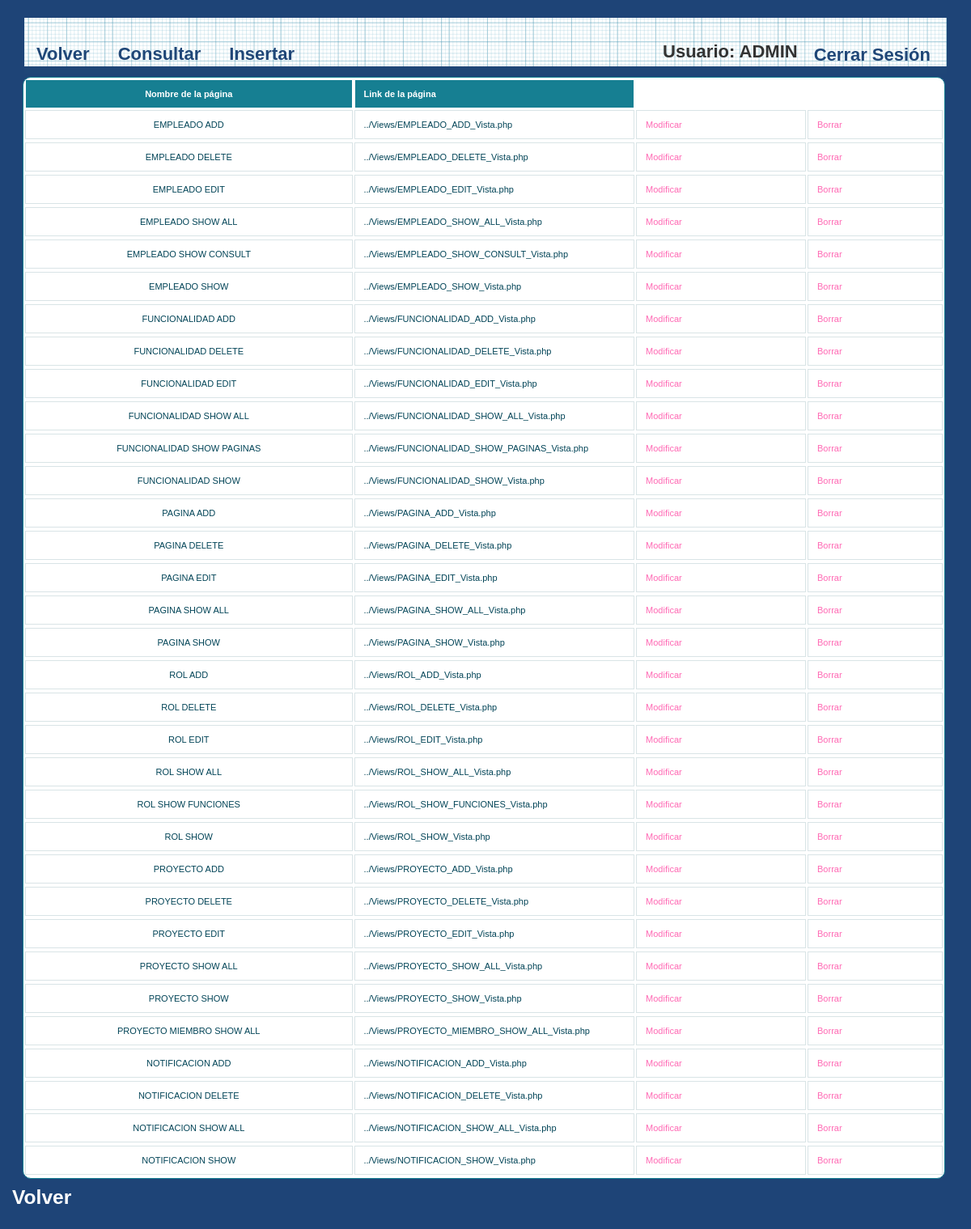
Before: /et3_iu/Controllers/PAGINA_Controller.php (signed in) with the older database file.
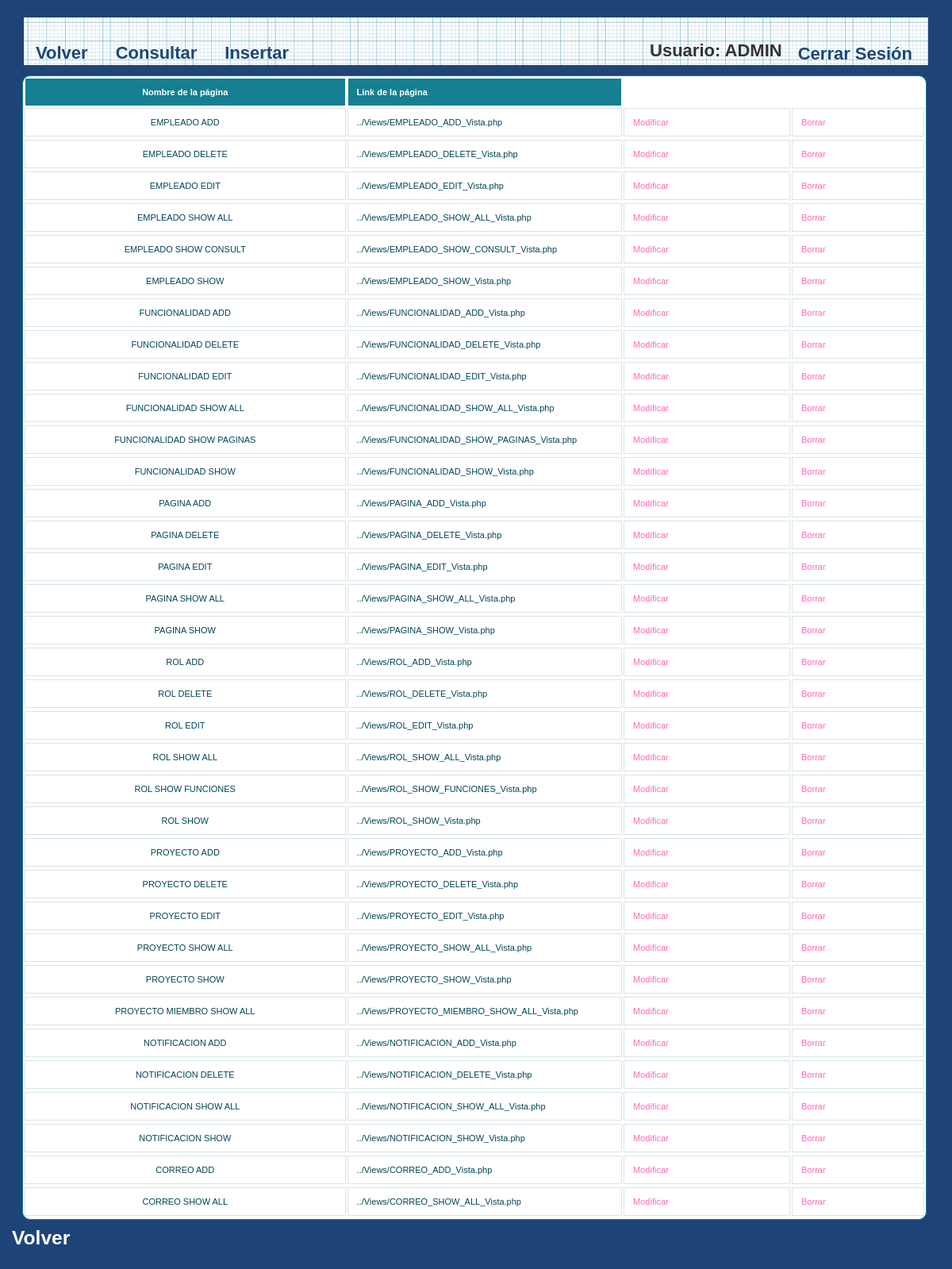
After: the same page with the newer database file.
### tables this page shows
CREATE TABLE IF NOT EXISTS `PAGINA` (
`PAGINA_ID` int(10) NOT NULL,
  `PAGINA_LINK` varchar(50) NOT NULL,
  `PAGINA_NOM` varchar(80) NOT NULL
);

### et3_iu/Controllers/PAGINA_Controller.php (called while the page is built, shortened)
<?php
include '../Models/PAGINA_Model.php';
	Switch ($_REQUEST['accion']) {
		default:
			if (!isset($_REQUEST['PAGINA_NOM'])) {
				$pagina = new Pagina('', '');
			} else {
				$pagina = get_data_form();
			}
			$datos = $pagina->ConsultarTodo();
			if (!tienePermisos('Pagina_Default')) {
				new Mensaje('No tienes los permisos necesarios', '../Views/DEFAULT_Vista.php');
			} else {
				new Pagina_Default($datos, '../Views/DEFAULT_Vista.php');
			}
	}
?>

### et3_iu/Models/PAGINA_Model.php (called while the page is built, shortened)
<?php
class Pagina
{
	function ConectarBD()
	{
		$this->mysqli = new mysqli("localhost", "iu2016", "iu2016", "IU2016");
	}
    function ConsultarTodo()
    {
        $sql = "select PAGINA_ID, PAGINA_NOM, PAGINA_LINK from PAGINA ORDER BY PAGINA_ID";
        if (!($resultado = $this->mysqli->query($sql))){
            return 'Error en la consulta sobre la base de datos';
        }
        else{
            $toret=array();
            $i=0;
            while ($fila= $resultado->fetch_array()) {
                $toret[$i]=$fila;
                $i++;
            }
            return $toret;
        }
    }
}

### et3_iu/Views/PAGINA_SHOW_ALL_Vista.php (the view, shortened to what this page needs)
<?php
class Pagina_default{
	private $datos;
	private $volver;
	function __construct($array, $volver){
		$this->datos = $array;
		$this->volver = $volver;
		$this->render();
	}
	function render(){
		?>
        <link rel="stylesheet" href="../Styles/styles.css" type="text/css" media="screen" />
		<head></head>
			<p>
				<h2>
					<div>
						<?php
						$lista = array('PAGINA_NOM','PAGINA_LINK');
						?>
						<head>
							<link rel="stylesheet" href="../Styles/styles.css" type="text/css" media="screen" />
							<link rel="stylesheet" type="text/css" href="../Styles/print.css" media="print" />
						</head>
						<div id="wrapper">
							<nav>
								<div class="menu">
									<ul>
										<li><a href="../Functions/Desconectar.php"><?php echo  $strings['Cerrar Sesión']; ?></a></li>
										<li><?php echo $strings['Usuario'].": ". $_SESSION['login']; ?></li>
									</ul>
									<?php echo '<a href=\'' . $this->volver . "'>" . $strings['Volver'] . " </a>"; ?></li>
									<a href='./PAGINA_Controller.php?accion=<?php echo $strings['Consultar']?>'><?php echo $strings['Consultar']?></a>
									<a href='./PAGINA_Controller.php?accion=<?php echo $strings['Insertar']?>'><?php echo $strings['Insertar']?></a>
								</div>
							</nav>
						<table id="btable" border = 1>
							<tr>
								<?php
								foreach($lista as $titulo){
									echo "<th>";
									?>
									<?php
									echo $strings[$titulo];
									?>
									</th>
									<?php
								}
								?>
							</tr>
							<?php
							for ($j=0;$j<count($this->datos);$j++){
								echo "<tr>";
								foreach ($this->datos [$j] as $clave => $valor) {
									for ($i = 0; $i < count($lista); $i++) {
										if ($clave === $lista[$i]) {
											?>
											<?php
											echo "<td>";
											echo $valor;
											echo "</td>";
										}
									}
								}
								?>
								<td>
									<a href='PAGINA_Controller.php?PAGINA_NOM=<?php echo $this->datos[$j]['PAGINA_NOM'] . '&accion='.$strings['Modificar']; ?>'><?php echo $strings['Modificar'] ?></a>
								</td>
								<td>
									<a href='PAGINA_Controller.php?PAGINA_NOM=<?php echo $this->datos[$j]['PAGINA_NOM'] . '&accion='.$strings['Borrar']; ?>'><?php echo $strings['Borrar'] ?></a>
								</td>
								<?php
								echo "<tr>";
							}
							?>
						</table>
					</div>
					<h3>
			<p>
				<?php
				echo '<a class="form-link" href=\'' . $this->volver . "'>" . $strings['Volver'] . " </a>";
				?>
				</h3>
			</p>
		<?php
	}
}

### et3_iu/Styles/styles.css (style rules this page uses)
* { margin: 0; padding: 0; }
ul li { list-style-type:none; }
header, footer, section, aside, nav, article { display: block; }
#wrapper { width: 1140px; margin: 0 auto; margin-top: 5px; margin-bottom: 5px; }
nav { width: 1140px; height: 69px; margin: 0 auto; background: #1F4677 url(../images/blueprintpaper.png) repeat-x; }
h1,h2,h3,h4,h5,h6 { font-weight: bold; clear: both; color: #333; list-style-type:none; }
a:link, a:visited { color:hotpink; text-decoration: none; }
p { margin-bottom: 18px; }
li { padding-left: 5px; }
nav .menu { font-size: 22px; font-weight: bold; }
nav .menu ul { margin: 0; padding: 25px 0 0 20px; list-style: none; line-height: normal; }
nav .menu li { display: block; float: right; }
nav .menu a { display: block; margin-right: 5px; padding: 0px 15px; text-decoration: none; color: #1F4677; float:left; }
table { white-space: normal; line-height: normal; font-weight: normal; font-size: small; font-style: normal; color: black; text-align: center; font-variant: normal; border-color: gray; background-color: white; }
#btable { white-space: normal; line-height: normal; font-weight: normal; font-size: 11px; font-style: normal; color: black; text-align: center; font-variant: normal; border-color: gray; background-color: white; margin-left: -2px; }
#btable { width: 100%; overflow: hidden; background: #FFF; color: #024457; border-radius: 10px; border: 1px solid #167F92; }
#btable tr { border: 1px solid #D9E4E6; }
#btable tr:nth-child(odd) { background-color: #EAF3F3; }
#btable th { display: none; border: 1px solid #FFF; background-color: #167F92; color: #FFF; padding: 1em; }
#btable th:first-child { display: table-cell; text-align: center; }
#btable th:nth-child(2) { display: table-cell; }
#btable th:nth-child(2):after { content: attr(data-th); }
@media (min-width: 480px) { #btable th:nth-child(2):after { display: none; } }
#btable td { display: block; word-wrap: break-word; max-width: 7em; }
#btable td:first-child { display: table-cell; text-align: center; border-right: 1px solid #D9E4E6; }
@media (min-width: 480px) { #btable td { border: 1px solid #D9E4E6; } }
#btable th, #btable td { text-align: left; margin: .5em 1em; }
@media (min-width: 480px) { #btable th, #btable td { display: table-cell; padding: 1em; } }
#content p, ul, ol, hr { margin-bottom: 24px; }
#content h1, h2, h3, h4, h5, h6 { color: #333; margin: 0 0 20px 0; line-height: 1.5em; }
* { margin-top: 4px; }
.form-link { color: white !important; margin-left: 15px; }

### et3_iu/Styles/print.css (style rules this page uses)
a { text-decoration : underline; color : #0000ff; }
a:link:after, a:visited:after { content: " (" attr(href) ") "; font-size: 70%; }
nav, footer, header, aside { display : none; }

Changed rows visible on the page:
added pagina: PAGINA_NOM "CORREO ADD", PAGINA_LINK "../Views/CORREO_ADD_Vista.php"
added pagina: PAGINA_NOM "CORREO SHOW ALL", PAGINA_LINK "../Views/CORREO_SHOW_ALL_Vista.php"
Other visible differences:
new list line: "Modificar Borrar"
